Frame 1 (no input): blank canvas, image omitted
Frame 60 (the mouse pressed at the canvas centre just before this capture): blank canvas, image omitted
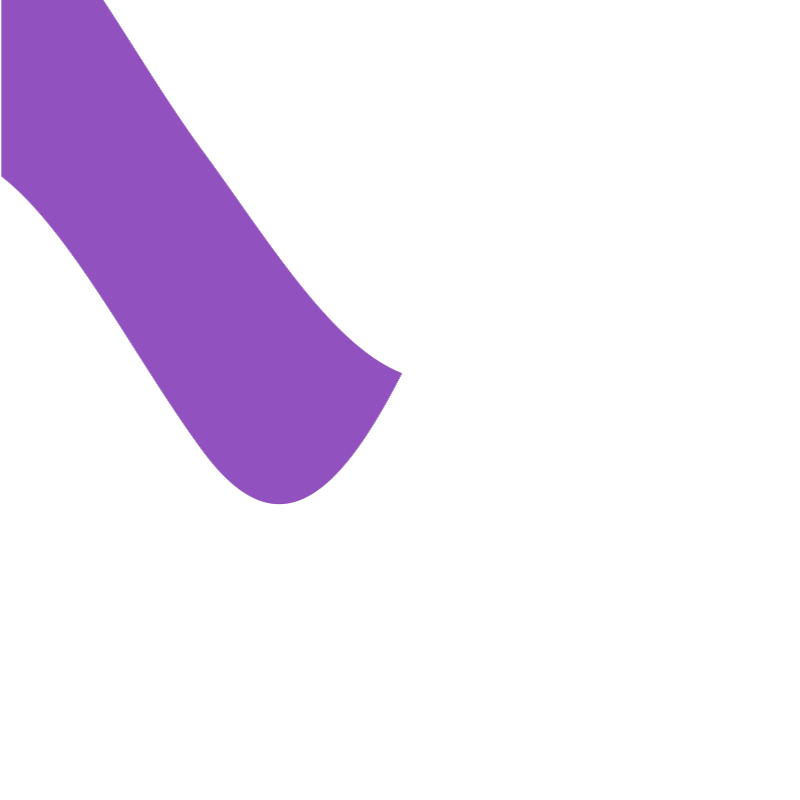
Frame 120 (the mouse held since frame 60 and released just before this capture)

The Processing sketch whose frames 1 and 60 were blank and that drew this single picture after the mouse press (run headless with seeded random() and noise(); from frame 60 on, the mouse is pressed at the canvas centre):

// Processing sketch: Purple_tentacle
// ── Purple_tentacle.pde

float startAngle = 0;
float angleVel = 0.1;

float tailHeight =300;

int startX, endX;
int tailLength;
int xspacing = 5;   

int angle;

void setup() {
  size(800, 800);
  smooth();

  rectMode(CENTER);
  tailLength = width/2;

  angle = 0;
}

void draw() {
  background(255);
  tailLength = mouseX;
  startAngle += 0.5;  //controls speed of wave
  float angle = startAngle; //this will make it stop moving with a static number

  angle = 0;
  startX = 2;
  //println(mouseX);
  endX = startX + tailLength;

  for (int x = startX; x <= endX; x ++) {  //NoC example NOC_3_09

    // a is the angle of sine wave to calculate thickness of the half of tail
    float a = map(x, startX+tailLength/2, startX+tailLength, 90, 0);

    // thickness of tail (each pixel)
    float y = map(sin(radians((startAngle+a)%360)), -1, 1, 0, height/2);
    // println("xspacing = " + xspacing + " x = " + x + " (x*xspacing) " + (x*xspacing) ); 
    float h = tailHeight * ((x > startX+tailLength/2) ? sin(radians(a)) : 1);
  //  ellipse(x, y, 20, 20); 
    noStroke();
    fill(109, 24, 170);  //purple color
    rect(x, y, 1, h);

    angle++;

    if (angle>360)
      angle = 0;
  }
  // suckers();
}

void suckers() {
  for (int e = 1; e <= width/2; e += 24) {  //NoC example NOC_3_09
    float y = map(sin(angle), -1, 1, 0, height/2);
    strokeWeight(2);
    stroke(15);
    fill(255);
    ellipse(e*xspacing, y, 20, 20);  
    ellipse((e*xspacing) + 10, y + 40, 20, 20);
    angle++;

    //    if (angle>360)
    //      angle = 0;
  }
}
